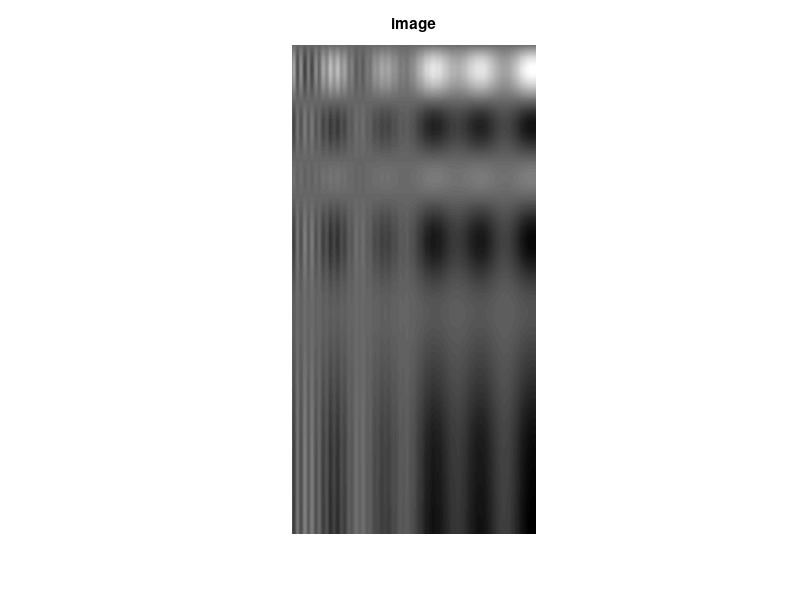

This chart was generated by the following MATLAB code:
clear all
close all

function write_f64 (filename, data)
  
  fid = fopen(filename,"wb");
  
  if fid == -1
    error("couldn't open file");
  end

  fwrite(fid, data, "double");
endfunction

script_dir = fileparts(mfilename("fullpath"));
out_dir = fullfile(script_dir, "out");
if ~exist(out_dir, "dir")
  mkdir(out_dir);
endif

sinf = @(t,T) sin(2*pi*t./T);

N = 512;
M = 1024;

x2 = linspace(0,10, N);
f2 = sinf(x2,5) + 1.5*sinf(x2+0.75,2)+0.2*x2+ 0.2*sinf(x2,0.3).*10.*exp(-x2/2)+0.4*x2;

x3 = linspace(0, 10, M);
f3 = sinf(x3,5) + 0.5*sinf(x3-2,3)+0.3*x3+0.8*sinf(x3,2.3).*10.*exp(-x3/2)-0.7*x3;

img = f2 .* f3';

size(img)

figure
imshow(img,[]);
title("image")

img_name = strcat("image_", num2str(N), "x", num2str(M), ".f64")

write_f64(fullfile(out_dir, img_name), img(:));
